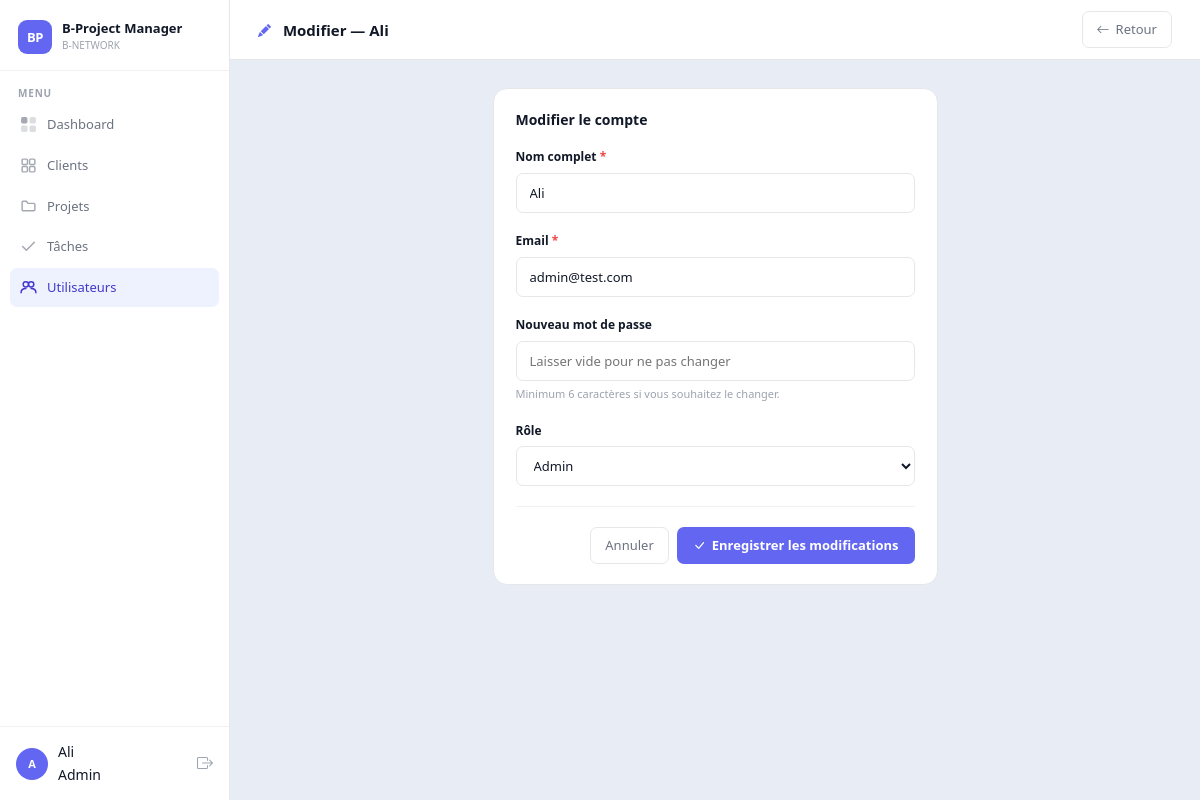
The app's page /bproject/views/users/edit.php?id=1 (signed in) with its own data.
### tables this page shows
CREATE TABLE `users` (
  `id` int(11) NOT NULL,
  `name` varchar(100) NOT NULL,
  `email` varchar(100) NOT NULL,
  `password` varchar(255) NOT NULL,
  `role_id` int(11) DEFAULT NULL,
  `created_at` timestamp NOT NULL DEFAULT current_timestamp()
);

CREATE TABLE `roles` (
  `id` int(11) NOT NULL,
  `name` varchar(50) NOT NULL
);

### bproject/views/users/edit.php (the view, shortened to what this page needs)
<?php
require_once "../../config/database.php";
$id = intval($_GET['id']);
$result = mysqli_query($conn, "SELECT * FROM users WHERE id = $id");
$user  = mysqli_fetch_assoc($result);
$roles = mysqli_query($conn, "SELECT * FROM roles ORDER BY id");
include "../layout/header.php";
include "../layout/sidebar.php";
?>
<div class="bp-topbar">
  <span class="bp-page-title">
    <i class="bi bi-pencil-fill me-2" style="color:var(--accent);font-size:13px;"></i>
    Modifier — <?php echo htmlspecialchars($user['name']); ?>
  </span>
  <a href="index.php" class="btn-bp-ghost">
    <i class="bi bi-arrow-left"></i> Retour
  </a>
</div>
<div class="bp-content">
  <div class="row justify-content-center">
    <div class="col-12 col-lg-6">
      <div class="bp-card">
        <div class="bp-card-title">Modifier le compte</div>
        <form method="POST">
          <div class="bp-form-group">
            <label class="bp-label">Nom complet <span style="color:#ef4444;">*</span></label>
            <input type="text" name="name" class="bp-input"
                   value="<?php echo htmlspecialchars($_POST['name'] ?? $user['name']); ?>"
                   required autofocus>
          </div>
          <div class="bp-form-group">
            <label class="bp-label">Email <span style="color:#ef4444;">*</span></label>
            <input type="email" name="email" class="bp-input"
                   value="<?php echo htmlspecialchars($_POST['email'] ?? $user['email']); ?>"
                   required>
          </div>
          <div class="bp-form-group">
            <label class="bp-label">Nouveau mot de passe</label>
            <input type="password" name="new_password" class="bp-input"
                   placeholder="Laisser vide pour ne pas changer">
            <div style="font-size:11px;color:var(--text-3);margin-top:4px;">
              Minimum 6 caractères si vous souhaitez le changer.
            </div>
          </div>
          <div class="bp-form-group">
            <label class="bp-label">Rôle</label>
            <select name="role_id" class="bp-select">
              <?php while ($r = mysqli_fetch_assoc($roles)): ?>
                <option value="<?php echo $r['id']; ?>"
                  <?php echo (($_POST['role_id'] ?? $user['role_id']) == $r['id']) ? 'selected' : ''; ?>>
                  <?php echo htmlspecialchars($r['name']); ?>
                </option>
              <?php endwhile; ?>
            </select>
          </div>
          <div class="divider"></div>
          <div class="d-flex gap-2 justify-content-end">
            <a href="index.php" class="btn-bp-ghost">Annuler</a>
            <button type="submit" class="btn-bp-primary">
              <i class="bi bi-check-lg"></i> Enregistrer les modifications
            </button>
          </div>
        </form>
      </div>
    </div>
  </div>
</div>
<?php include "../layout/footer.php"; ?>

### bproject/assets/css/bproject.css (style rules this page uses)
:root { --accent: #6366f1; --accent-hover: #4f46e5; --accent-light: #eef2ff; --accent-text: #4338ca; --sidebar-w: 230px; --topbar-h: 60px; --bg-page: #e8edf5; --bg-card: #ffffff; --border: #e5e7eb; --border-light: #f0f0f5; --text-1: #111827; --text-2: #6b7280; --text-3: #9ca3af; --radius-lg: 14px; --radius-md: 10px; --radius-sm: 7px; --shadow-sm: 0 1px 4px rgba(0,0,0,0.07); --shadow: 0 4px 20px rgba(0,0,0,0.08); }
*, *::before, *::after { box-sizing: border-box; }
body { font-family: 'Segoe UI', system-ui, -apple-system, sans-serif; background: var(--bg-page); color: var(--text-1); margin: 0; font-size: 14px; line-height: 1.6; }
.bp-topbar { height: var(--topbar-h); background: var(--bg-card); border-bottom: 1px solid var(--border); display: flex; align-items: center; padding: 0 28px; gap: 14px; position: sticky; top: 0; z-index: 50; }
.bp-page-title { font-size: 15px; font-weight: 700; color: var(--text-1); flex: 1; }
.bp-content { padding: 28px; flex: 1; }
.btn-bp-primary { background: var(--accent); color: #fff; border: none; padding: 8px 16px; border-radius: var(--radius-sm); font-size: 13px; font-weight: 600; cursor: pointer; display: inline-flex; align-items: center; gap: 6px; transition: background 0.15s, transform 0.1s; text-decoration: none; }
.btn-bp-ghost { background: transparent; border: 1px solid var(--border); color: var(--text-2); padding: 7px 14px; border-radius: var(--radius-sm); font-size: 13px; cursor: pointer; transition: background 0.15s; text-decoration: none; display: inline-flex; align-items: center; gap: 6px; }
.bp-card { background: var(--bg-card); border: 1px solid var(--border); border-radius: var(--radius-lg); padding: 20px 22px; }
.bp-card-title { font-size: 14px; font-weight: 700; color: var(--text-1); margin-bottom: 16px; }
.bp-form-group { margin-bottom: 18px; }
.bp-label { display: block; font-size: 12px; font-weight: 600; color: var(--text-1); margin-bottom: 6px; }
.bp-input, .bp-select, .bp-textarea { width: 100%; padding: 9px 13px; border: 1px solid var(--border); border-radius: var(--radius-sm); font-size: 13px; color: var(--text-1); background: var(--bg-card); transition: border-color 0.15s, box-shadow 0.15s; font-family: inherit; }
.divider { height: 1px; background: var(--border-light); margin: 20px 0; }
.gap-2 { gap: 8px; }

### records on screen
users: name "Ali", email "admin@test.com", role_id "Admin"

### other values on screen
$initials "A"
$user_name "Ali"
$role_label "Admin"
